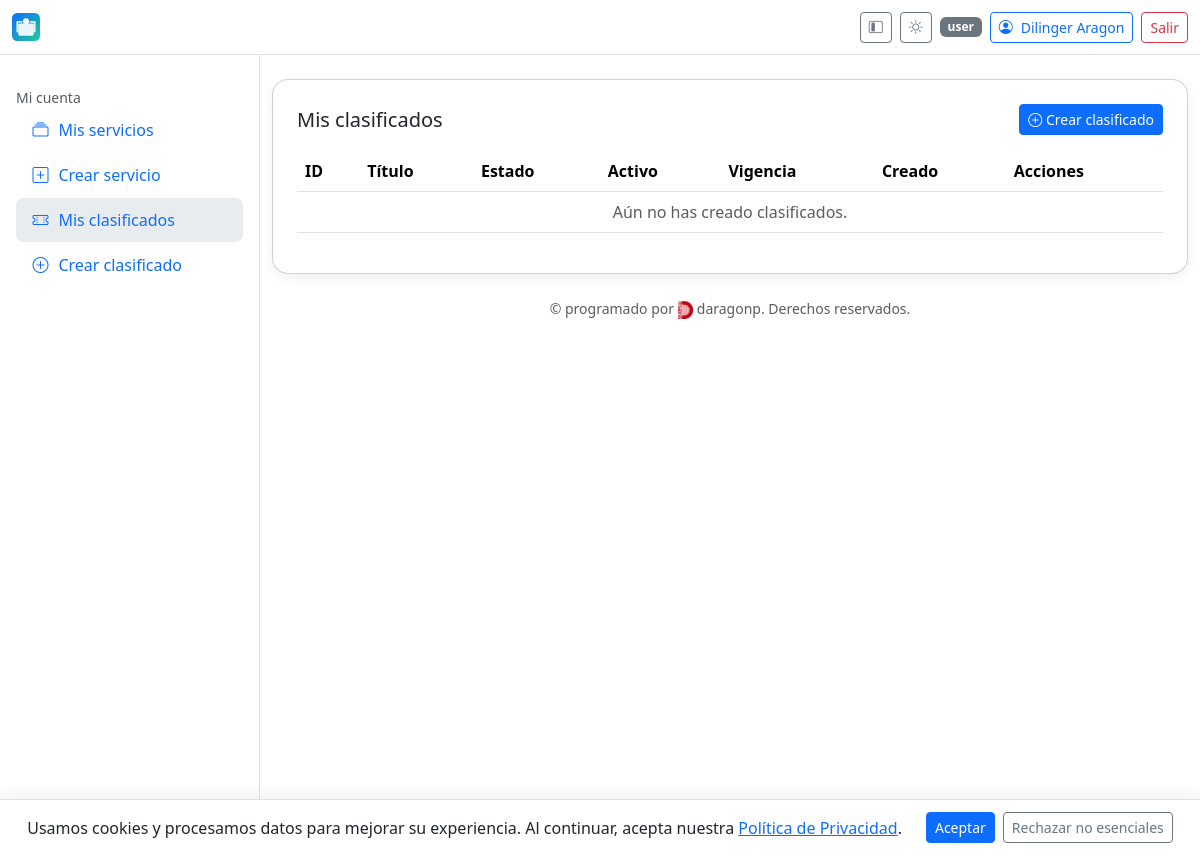
The app's page /clasificados/mine (signed in), older data.
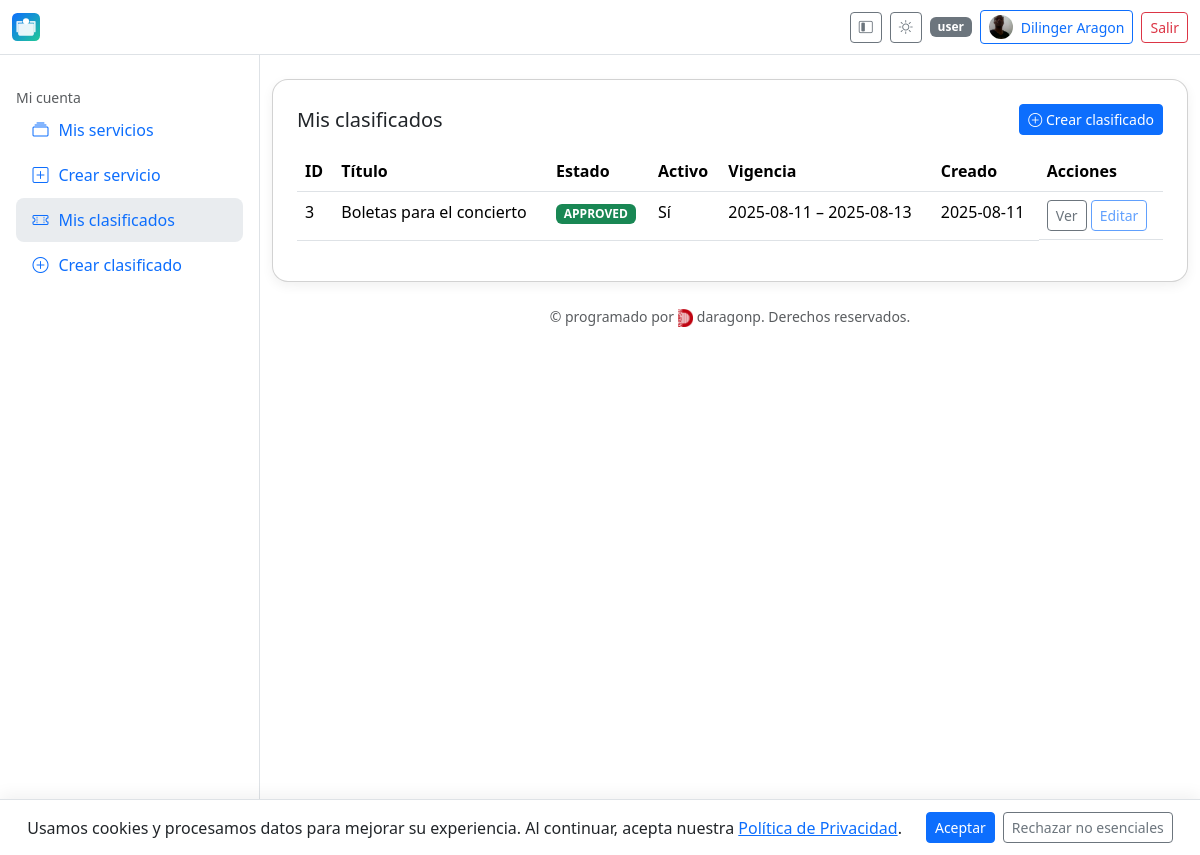
The same page, newer data.
### app/models.py (models this page shows, shortened)
class User(db.Model, UserMixin):
    __tablename__ = "user"
    id = db.Column(db.Integer, primary_key=True)
    name = db.Column(db.String(150), nullable=False)
    email = db.Column(db.String(255), unique=True, index=True, nullable=False)
    phone = db.Column(db.String(50))
    address = db.Column(db.String(255))
    avatar_url = db.Column(db.String(500))
    password_hash = db.Column(db.String(255), nullable=False)
    role = db.Column(db.String(20), default="user")  # user | admin | superadmin
    is_verified = db.Column(db.Boolean, default=False)
    verification_code = db.Column(db.String(10))
    is_deleted = db.Column(db.Boolean, default=False)
    created_at = db.Column(db.DateTime, default=datetime.utcnow)
    services = db.relationship(
        "Service",
        backref="owner",
        lazy="dynamic",
        foreign_keys="Service.owner_id",
    )
    classifieds = db.relationship(
        "Classified",
        backref="owner",
        lazy="dynamic",
        foreign_keys="Classified.owner_id",
    )

class Classified(db.Model):
    __tablename__ = "classified"
    id = db.Column(db.Integer, primary_key=True)
    title = db.Column(db.String(200), nullable=False)
    description = db.Column(db.Text)
    start_date = db.Column(db.Date)
    end_date = db.Column(db.Date)
    owner_id = db.Column(db.Integer, db.ForeignKey("user.id"), nullable=False)
    status = db.Column(db.String(20), default=ServiceStatus.PENDING.value)
    is_active = db.Column(db.Boolean, default=False)
    is_deleted = db.Column(db.Boolean, default=False)
    created_at = db.Column(db.DateTime, default=datetime.utcnow)
    approved_by = db.Column(db.Integer, db.ForeignKey("user.id"))
    approved_at = db.Column(db.DateTime)
    rejected_by = db.Column(db.Integer, db.ForeignKey("user.id"))
    rejected_at = db.Column(db.DateTime)

### app/classifieds.py (the view)
@classifieds_bp.route("/mine", methods=["GET"])
@login_required
def mine():
    items = (
        Classified.query
        .filter_by(owner_id=current_user.id, is_deleted=False)
        .order_by(Classified.created_at.desc())
        .all()
    )
    can_edit = "classifieds.edit" in current_app.view_functions
    return render_template("classifieds/mine.html", items=items, can_edit_route=can_edit)

### app/templates/classifieds/mine.html (shortened to what this page needs)
{% extends "base.html" %}
{% block content %}
<div class="card card-shadow p-4">
  <div class="d-flex justify-content-between align-items-center mb-3">
    <h1 class="h5 m-0">Mis clasificados</h1>
    <a class="btn btn-primary btn-sm" href="{{ url_for('classifieds.create') }}">
      <i class="bi bi-plus-circle"></i> Crear clasificado
    </a>
  </div>
  <div class="table-responsive">
    <table class="table" id="dt_my_cls">
      <thead>
        <tr>
          <th>ID</th>
          <th>Título</th>
          <th>Estado</th>
          <th>Activo</th>
          <th>Vigencia</th>
          <th>Creado</th>
          <th>Acciones</th>
        </tr>
      </thead>
      <tbody>
        {% for c in items %}
        <tr>
          <td>{{ c.id }}</td>
          <td class="text-truncate" style="max-width: 340px">{{ c.title }}</td>
          <td>
            <span class="badge text-bg-{% if c.status=='APPROVED' %}success{% elif c.status=='PENDING' %}warning{% else %}danger{% endif %}">{{ c.status }}</span>
          </td>
          <td>{{ 'Sí' if c.is_active else 'No' }}</td>
          <td>
            {% if c.start_date or c.end_date %}
              {{ c.start_date.strftime('%Y-%m-%d') if c.start_date else '?' }} – {{ c.end_date.strftime('%Y-%m-%d') if c.end_date else '?' }}
            {% else %}—{% endif %}
          </td>
          <td>{{ c.created_at.strftime('%Y-%m-%d') if c.created_at else '' }}</td>
          <td class="d-flex gap-1 flex-wrap">
            <a class="btn btn-sm btn-outline-secondary" href="{{ url_for('classifieds.detail', cid=c.id) }}">Ver</a>
            {% if can_edit_route %}
              <a class="btn btn-sm btn-outline-primary" href="{{ url_for('classifieds.edit', cid=c.id) }}">Editar</a>
            {% else %}
              <button class="btn btn-sm btn-outline-primary" disabled>Editar</button>
            {% endif %}
          </td>
        </tr>
        {% else %}
        <tr>
          <td colspan="7" class="text-center text-body-secondary">Aún no has creado clasificados.</td>
        </tr>
        {% endfor %}
      </tbody>
    </table>
  </div>
</div>
{% endblock %}

### app/templates/base.html (shortened to what this page needs)
{% set is_admin = (current_user.is_authenticated and current_user.role in ['admin','superadmin']) %}
<!doctype html>
<html lang="es">
<head>
  <link href="https://cdn.jsdelivr.net/npm/bootstrap@5.3.3/dist/css/bootstrap.min.css" rel="stylesheet">
  <link href="https://cdn.jsdelivr.net/npm/bootstrap-icons@1.11.3/font/bootstrap-icons.css" rel="stylesheet">
  <link href="https://cdn.datatables.net/2.0.8/css/dataTables.bootstrap5.css" rel="stylesheet">
  <link rel="stylesheet" href="{{ url_for('static', filename='css/style.css') }}">
</head>
<body class="bg-body">
<header class="navbar bg-body border-bottom sticky-top" id="appHeader">
  <div class="container-fluid">
    <a class="navbar-brand d-flex align-items-center gap-2" href="{{ url_for('main.index') }}">
      <img src="{{ APP_ICON_URL or url_for('static', filename='icon.svg') }}" alt="icon" style="width:28px;height:28px">
    </a>
    <div class="d-flex align-items-center gap-2">
      <button class="btn btn-sm btn-outline-secondary d-none d-lg-inline-flex" id="btnCollapse" title="Colapsar menú">
        <i class="bi bi-layout-sidebar-inset"></i>
      </button>
      <button class="btn btn-sm btn-outline-secondary" id="themeToggle" type="button" aria-label="Cambiar tema">
        <i class="bi bi-brightness-high" id="icon-sun" style="display:none"></i>
      </button>
      {% if current_user.is_authenticated %}
        <span class="badge text-bg-secondary d-none d-md-inline">{{ current_user.role }}</span>
        <a class="btn btn-sm btn-outline-primary d-flex align-items-center gap-2" href="{{ url_for('auth.profile') }}">
          {% if current_user.avatar_url %}
            <img src="{{ current_user.avatar_url }}" alt="avatar" class="rounded-circle" style="width:24px;height:24px;object-fit:cover;">
          {% else %}
            <i class="bi bi-person-circle"></i>
          {% endif %}
          <span class="d-none d-sm-inline">{{ current_user.name }}</span>
        </a>
        <a class="btn btn-sm btn-outline-danger" href="{{ url_for('auth.logout') }}">Salir</a>
      {% else %}
        <a class="btn btn-sm btn-outline-primary" href="{{ url_for('auth.login') }}">Ingresar</a>
        <a class="btn btn-sm btn-primary" href="{{ url_for('auth.register') }}">Registro</a>
      {% endif %}
    </div>
  </div>
</header>
<div class="layout" id="layout">
  <aside class="sidebar p-3" id="sidebar" aria-label="Menú lateral">
    <nav class="nav flex-column">
      {% if current_user.is_authenticated %}
        <div class="mt-3 text-body-secondary small text-label">Mi cuenta</div>
        <a class="nav-link {% if request.endpoint=='services.my_services' %}active{% endif %}" href="{{ url_for('services.my_services') }}">
          <span class="icon bi bi-collection"></span><span class="text-label">Mis servicios</span>
        </a>
        <a class="nav-link {% if request.endpoint=='services.create_service' %}active{% endif %}" href="{{ url_for('services.create_service') }}">
          <span class="icon bi bi-plus-square"></span><span class="text-label">Crear servicio</span>
        </a>
        <a class="nav-link {% if request.endpoint=='classifieds.mine' %}active{% endif %}" href="{{ url_for('classifieds.mine') }}">
          <span class="icon bi bi-ticket-perforated"></span><span class="text-label">Mis clasificados</span>
        </a>
        <a class="nav-link {% if request.endpoint=='classifieds.create' %}active{% endif %}" href="{{ url_for('classifieds.create') }}">
          <span class="icon bi bi-plus-circle"></span><span class="text-label">Crear clasificado</span>
        </a>
      {% endif %}
    </nav>
  </aside>
  <main class="container-fluid py-4">
    {% block content %}{% endblock %}
    <footer class="text-center py-4 small text-body-secondary">
      &copy; {{ CURRENT_YEAR }} programado por
      <img src="{{ url_for('static', filename='logoda.png') }}" alt="daragonp" style="height:18px;vertical-align:middle;">
      daragonp. Derechos reservados.
    </footer>
  </main>
</div>
<div id="cookie-banner" class="cookie-banner d-none">
  <span>
    Usamos cookies y procesamos datos para mejorar su experiencia. Al continuar, acepta nuestra
    <a href="{{ url_for('main.privacy') }}" target="_blank" rel="noopener">Política de Privacidad</a>.
  </span>
  <div class="ms-3 d-flex gap-2">
    <button id="accept-cookies" class="btn btn-primary btn-sm">Aceptar</button>
    <button id="reject-cookies" class="btn btn-outline-secondary btn-sm">Rechazar no esenciales</button>
  </div>
</div>
</body>
</html>

### app/static/css/style.css (style rules this page uses)
.layout { display: grid; grid-template-columns: 260px 1fr; gap: 0; }
.sidebar { position: sticky; top: 0; height: 100vh; overflow: auto; border-right: 1px solid var(--bs-border-color); background: var(--bs-body-bg); }
.sidebar .nav-link { display:flex; align-items:center; gap:.5rem; padding:.65rem .9rem; border-radius:.5rem; }
.sidebar .nav-link.active { background: var(--bs-secondary-bg); }
.sidebar .icon { width: 1.2rem; text-align:center; }
.cookie-banner { position: fixed; bottom: 0; left: 0; width: 100%; z-index: 1080; display: flex; align-items: center; justify-content: center; gap: .5rem; padding: .75rem 1rem; background: var(--bs-body-bg); color: var(--bs-body-color); border-top: 1px solid var(--bs-border-color); box-shadow: 0 -4px 16px rgba(0,0,0,.06); }
.cookie-banner a { color: var(--bs-link-color); text-decoration: underline; }
.card-shadow { box-shadow: 0 10px 20px rgba(0,0,0,.05); border-radius:1rem; }
.text-truncate { white-space: nowrap; overflow: hidden; text-overflow: ellipsis; }

### app/templates/base.html (style rules this page uses)
.card-shadow { box-shadow: 0 0.25rem 0.75rem rgba(0,0,0,.06); }
.layout { display: grid; grid-template-columns: 260px 1fr; min-height: 100vh; }
.sidebar { border-right: 1px solid var(--bs-border-color); background: var(--bs-body-bg); }
.sidebar .nav-link { display: flex; align-items: center; gap:.5rem; border-radius:.5rem; }
.sidebar .nav-link .icon { width: 1.25rem; text-align:center; }
.cookie-banner { position: fixed; left: 0; right: 0; bottom: 0; z-index: 1080; background: var(--bs-body-bg); border-top: 1px solid var(--bs-border-color); padding: .75rem 1rem; display: flex; align-items: center; justify-content: center; }

Row changes from the older to the newer data that the page shows:
changed User "Dilinger Aragon": avatar_url: picture added
added Classified: id "3", title "Boletas para el concierto", status "APPROVED", is_active "Sí", start_date "2025-08-11", end_date "2025-08-13", created_at "2025-08-11"
Text that changed along with them:
text no longer shown: "Aún no has creado clasificados."
